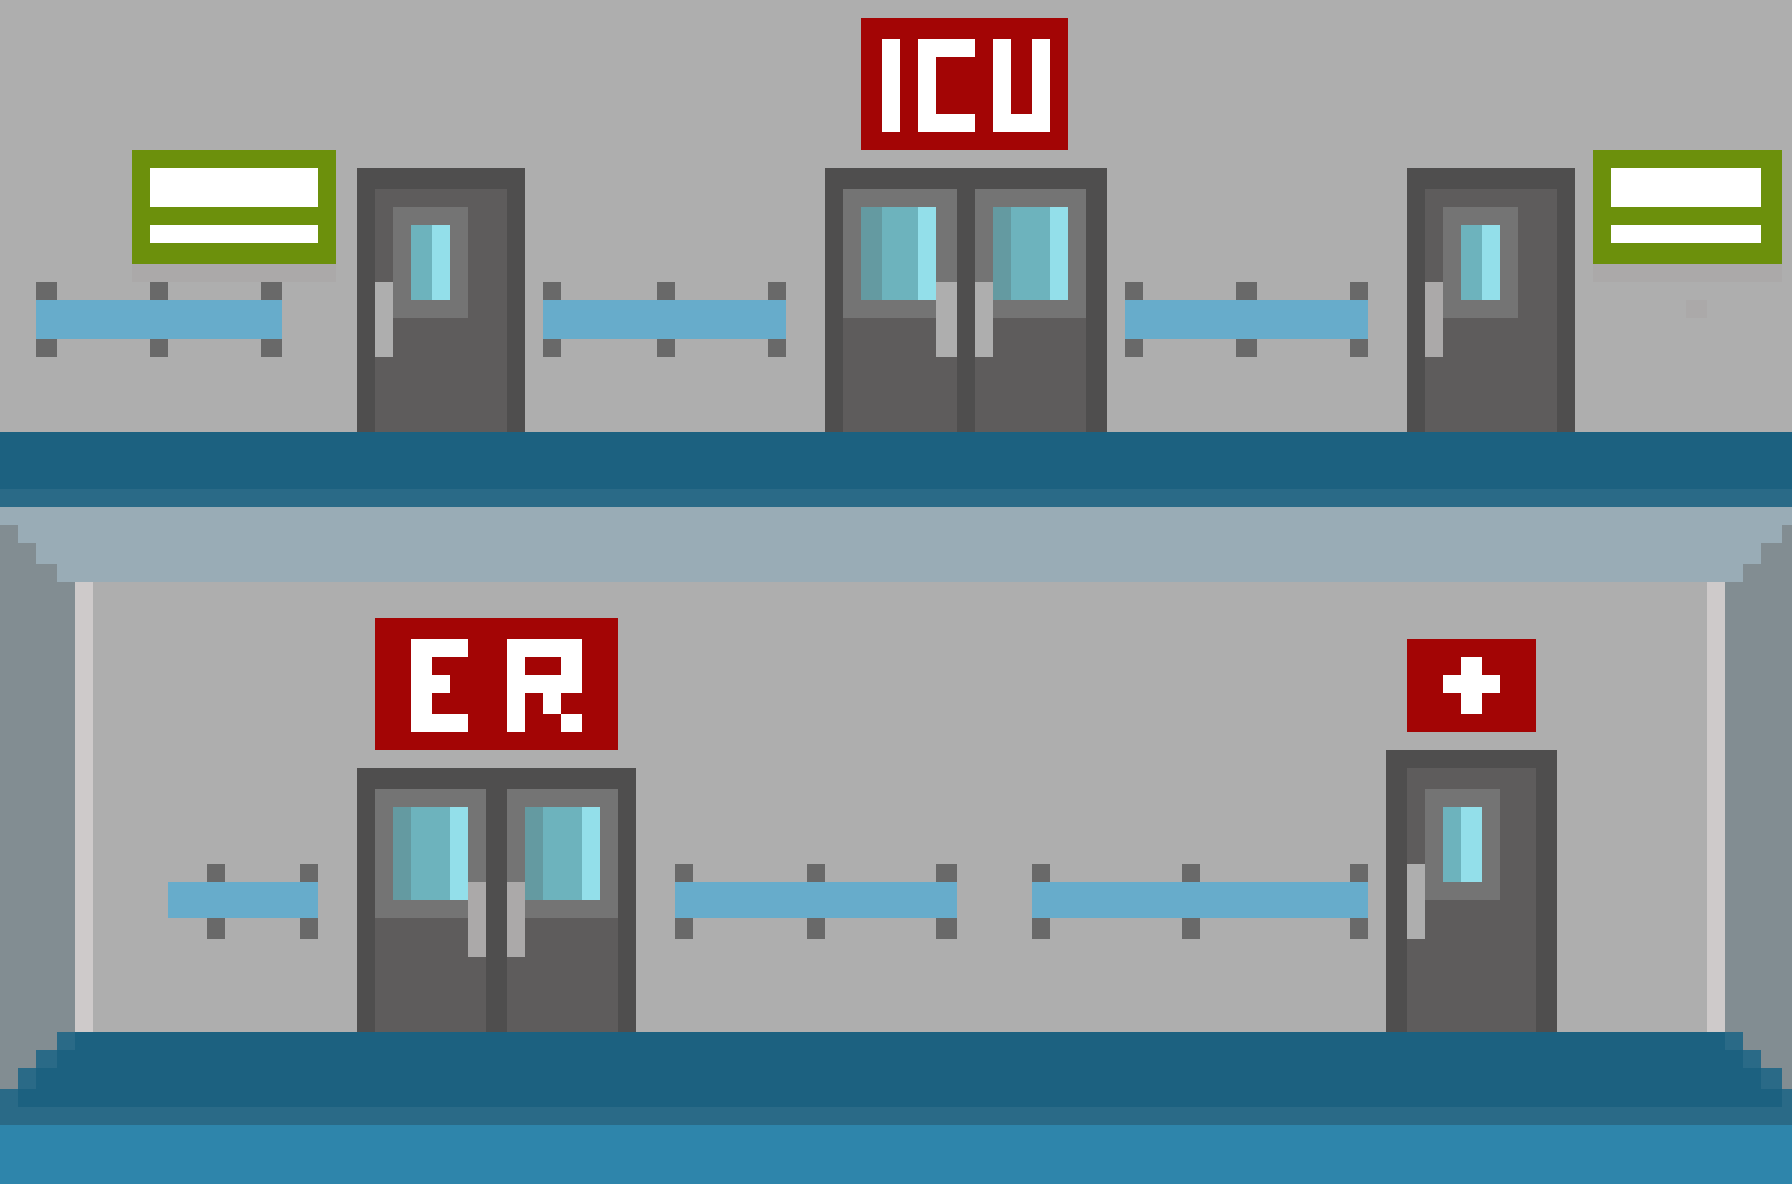

A 2D game scene composited from a Tiled map and its tileset images. What follows is a short description and the map's XML, with each tile layer's data collapsed to a summary:
An orthogonal 56x37 tile map with 32x32 px tiles, 1 tile layer (tiles) and 2 objects (2x 1).

<map version="1.2" tiledversion="1.3.4" orientation="orthogonal" renderorder="right-down" width="56" height="37" tilewidth="32" tileheight="32" infinite="0" nextlayerid="4" nextobjectid="3">
 <tileset firstgid="1" source="HospitalWideView.tsx" />
 <layer id="1" name="tiles" width="56" height="37">
  <data>[2072 cells, 2072 non-empty, 2072 distinct tile ids]</data>
 </layer>
 <objectgroup id="2" name="ground">
  <object id="1" name="1" x="899.641" y="615.09">
   <polyline points="-893.805,451.622 890.905,454.365" />
  </object>
 </objectgroup>
 <objectgroup id="3" name="bounds">
  <object id="2" name="1" x="1054.55" y="736.364">
   <polyline points="-1039.39,345.455 -1037.03,-725.848 723.224,-723.167 719.83,159.5" />
  </object>
 </objectgroup>
</map>